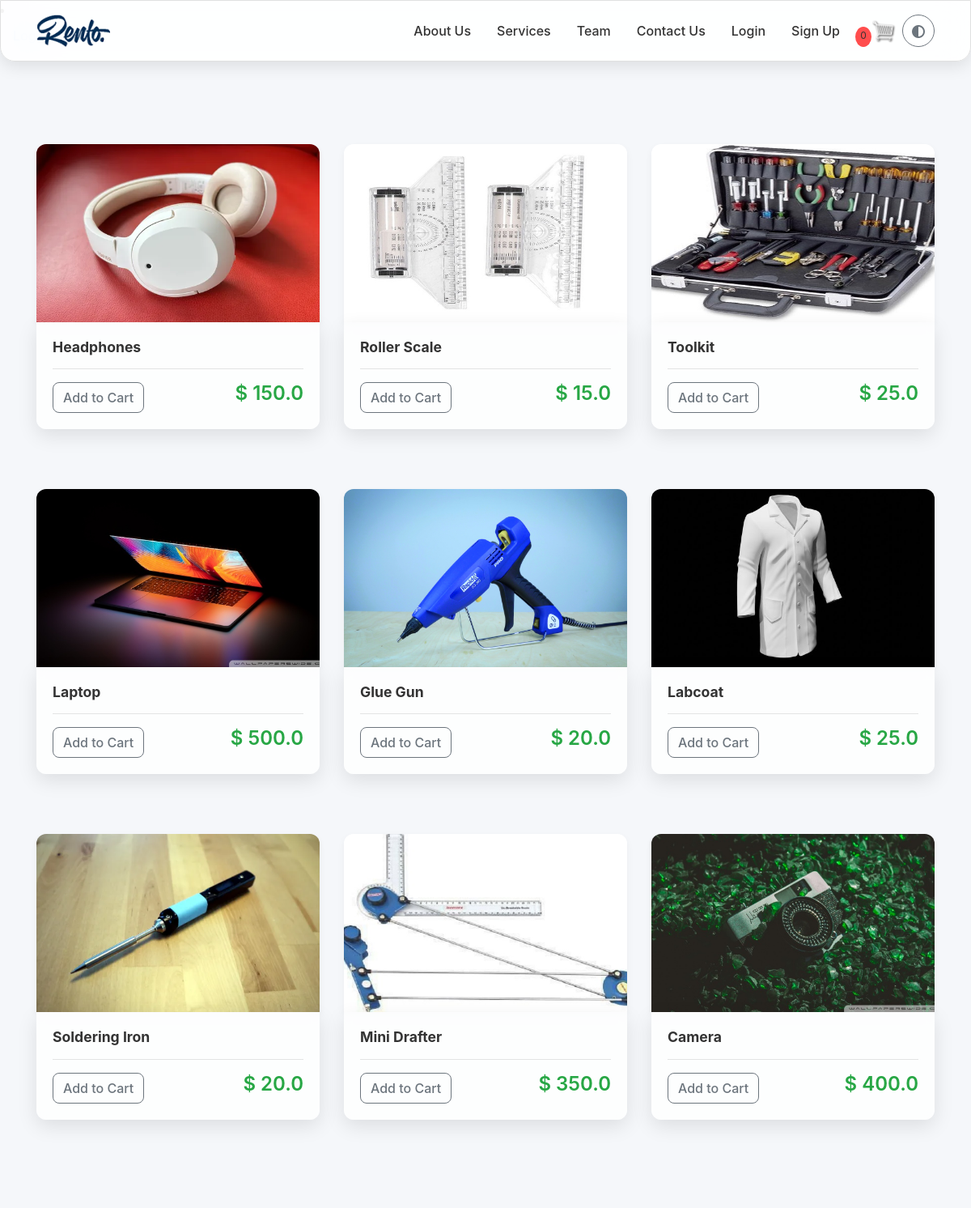
Before: / (upper part) with the older database file.
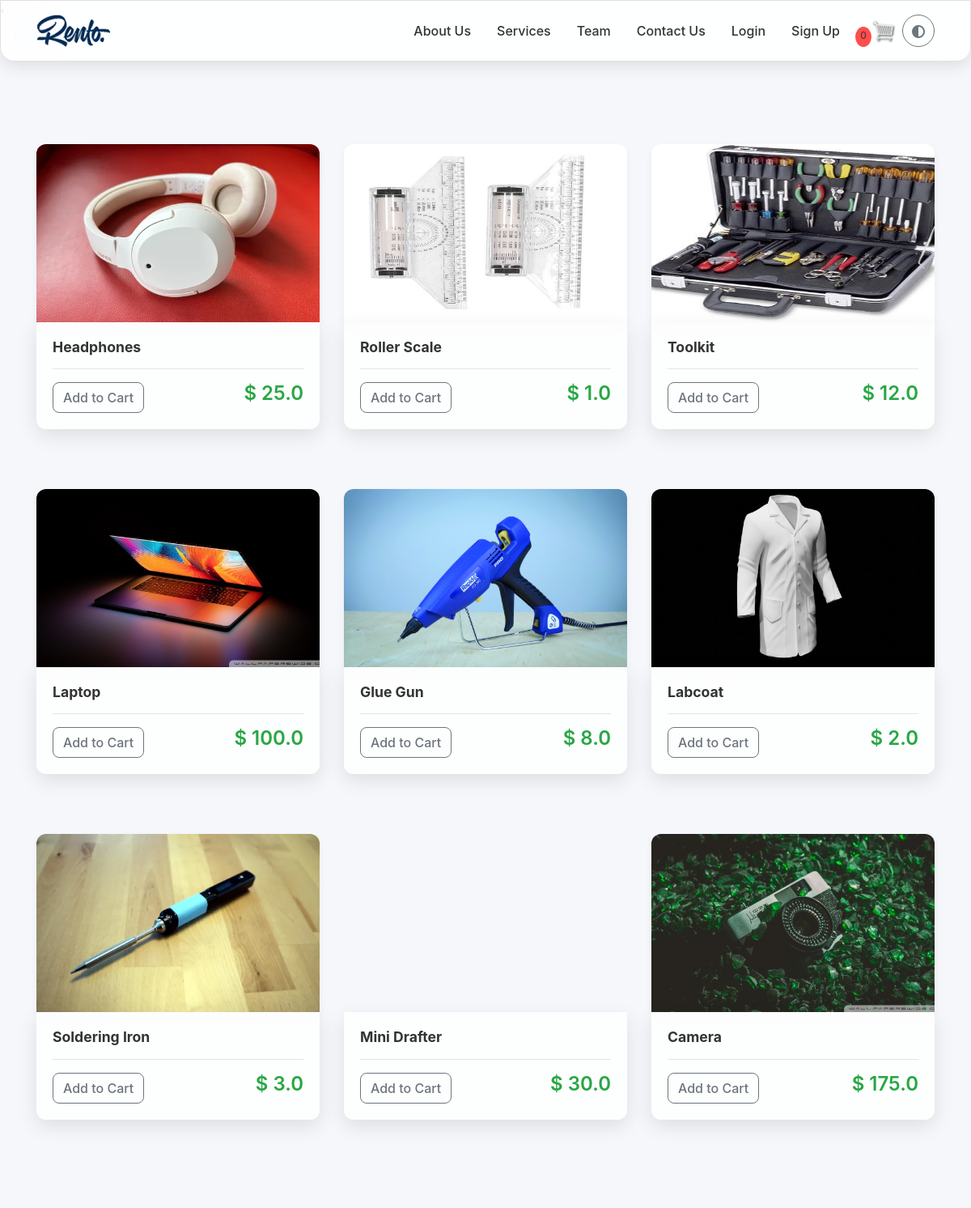
After: the same page with the newer database file.
### store/models.py (models this page shows, shortened)
class Product(models.Model):
	name = models.CharField(max_length=200)
	price = models.FloatField()
	digital = models.BooleanField(default=False,null=True, blank=True)
	image = models.ImageField(null=True, blank=True)
	@property
	def imageURL(self):
		try:
			url = self.image.url
		except:
			url = ''
		return url

### store/views.py (the view)
# urls.py: path('', include('store.urls')),
def store(request):
    print("User:", request.user)
    print("Is authenticated:", request.user.is_authenticated)
    data = cartData(request)
    cartItems = data['cartItems']
    order = data['order']
    items = data['items']
    products = Product.objects.all()
    context = {'products': products, 'cartItems': cartItems}
    return render(request, 'store/store.html', context)

### store/utils.py (called while the page is built, shortened)
def cookieCart(request):
	try:
		cart = json.loads(request.COOKIES['cart'])
	except:
		cart = {}
		print('CART:', cart)
	items = []
	order = {'get_cart_total':0, 'get_cart_items':0, 'shipping':False}
	cartItems = order['get_cart_items']
	return {'cartItems':cartItems ,'order':order, 'items':items}

def cartData(request):
	if request.user.is_authenticated:
		customer = request.user.customer
		order, created = Order.objects.get_or_create(customer=customer, complete=False)
		items = order.orderitem_set.all()
		cartItems = order.get_cart_items
	else:
		cookieData = cookieCart(request)
		cartItems = cookieData['cartItems']
		order = cookieData['order']
		items = cookieData['items']
	return {'cartItems':cartItems ,'order':order, 'items':items}

### store/templates/store/store.html (shortened to what this page needs)
{% extends 'store/main.html' %}
{% load static %}
{% block content %}
<div class="row">
	{% for product in products %}
	<div class="col-lg-4 col-md-6 mb-4 d-flex align-items-stretch">
		<div class="w-100">
			<img class="thumbnail" src="{{ product.imageURL }}">
			<div class="box-element product">
				<h6><strong>{{ product.name }}</strong></h6>
				<hr>
				<button data-product="{{ product.id }}" data-action="add" class="btn btn-outline-secondary add-btn update-cart">
					Add to Cart
				</button>
				<h4 style="display: inline-block; float: right"><strong>$ {{ product.price }}</strong></h4>
			</div>
		</div>
	</div>
	{% endfor %}
</div>
{% endblock content %}

### store/templates/store/main.html (shortened to what this page needs)
<!DOCTYPE html>
{% load static %}
{% if request.user.is_authenticated %}
  <li class="nav-item">
    <a class="nav-link" href="{% url 'logout' %}">Logout</a>
  </li>
{% else %}
  <li class="nav-item">
    <a class="nav-link" href="{% url 'login' %}">Login</a>
  </li>
{% endif %}
<html>
<head>
	<link rel="stylesheet" href="https://stackpath.bootstrapcdn.com/bootstrap/4.4.1/css/bootstrap.min.css">
	<link rel="stylesheet" type="text/css" href="{% static 'css/main.css' %}">
	<link rel="stylesheet" href="https://cdnjs.cloudflare.com/ajax/libs/font-awesome/6.5.0/css/all.min.css">
</head>
<body>
	<nav class="navbar navbar-expand-lg navbar-glass fixed-top">
  <div class="container">
    <a class="navbar-brand d-flex align-items-center" href="{% url 'store' %}">
      <img id="logo" src="{% static 'images/logo.png' %}" alt="Rento Logo" />
    </a>
    <div class="collapse navbar-collapse" id="navbarContent">
      <ul class="navbar-nav ml-auto">
        <li class="nav-item"><a class="nav-link" href="#about">About Us</a></li>
        <li class="nav-item"><a class="nav-link" href="#services">Services</a></li>
        <li class="nav-item"><a class="nav-link" href="#team">Team</a></li>
        <li class="nav-item"><a class="nav-link" href="#contact">Contact Us</a></li>
        {% if request.user.is_authenticated %}
          <li class="nav-item">
            <a class="nav-link" href="#" style="font-weight: 500; color: var(--text-color);">
              Welcome, {{ request.user.username }}
            </a>
          </li>
          <li class="nav-item">
            <a class="nav-link" href="{% url 'logout' %}">Logout</a>
          </li>
        {% else %}
          <li class="nav-item">
            <a class="nav-link" href="{% url 'login' %}">Login</a>
          </li>
          <li class="nav-item">
            <a class="nav-link" href="{% url 'signup' %}">Sign Up</a>
          </li>
        {% endif %}
      </ul>
      <div class="ml-lg-3 d-flex align-items-center">
        <a href="{% url 'cart' %}" class="position-relative d-flex align-items-center">
          <img id="cart-icon" src="{% static 'images/cart.png' %}" alt="Cart" />
          <p id="cart-total" class="mb-0 ml-1" style="color: var(--text-color);">{{ cartItems }}</p>
        </a>
        <button
          id="theme-toggle"
          class="btn btn-outline-secondary ml-2"
          style="
            border-radius: 50%;
            width: 40px;
            height: 40px;
            padding: 0;
            line-height: 40px;
            text-align: center;
          "
          aria-label="Toggle Theme"
        >
        </button>
      </div>
    </div>
  </div>
</nav>
<div style="height: 80px;"></div>
	<div class="container">
		<br>
		{% block content %}
		{% endblock content %}
	</div>
	<br><br>
</body>
</html>

### static/css/main.css (style rules this page uses)
body { background-color: hsl(0, 0%, 98%); }
h1,h2,h3,h4,h5,h6 { color:hsl(0, 0%, 30%); }
.box-element { box-shadow:hsl(0, 0%, 80%) 0 0 16px; background-color: #fff; border-radius: 4px; padding: 10px; }
.thumbnail { width: 100%; height: 200px; -webkit-box-shadow: -1px -3px 5px -2px rgba(214,214,214,1); -moz-box-shadow: -1px -3px 5px -2px rgba(214,214,214,1); box-shadow: -1px -3px 5px -2px rgba(214,214,214,1); }
.product { border-radius: 0 0 4px 4px; }
::placeholder { color: #999!important; }
#cart-icon { width:25px; display: inline-block; margin-left: 15px; }
#cart-total { display: block; text-align: center; color:#fff; background-color: red; width: 20px; height: 25px; border-radius: 50%; font-size: 14px; }
.col-lg-4, .col-lg-6, .col-lg-8, .col-lg-12 { margin-top: 10px; }
.btn { border-radius: 0; }

### store/templates/store/main.html (style rules this page uses)
:root { --bg-color: #f5f7fa; --card-bg: rgba(255, 255, 255, 0.9); --text-color: #333; --muted-text: #6c757d; --border-color: #e0e0e0; --primary-color: #007bff; --success-color: #28a745; --arrow-bg: #f0f0f0; --shadow: 0 4px 15px rgba(0, 0, 0, 0.1); }
body { background: var(--bg-color); color: var(--text-color); transition: background 0.3s, color 0.3s; }
.navbar-glass { background: var(--card-bg); backdrop-filter: blur(18px); -webkit-backdrop-filter: blur(18px); box-shadow: 0 6px 20px rgba(0, 0, 0, 0.1); border-radius: 0 0 18px 18px; border: 1px solid var(--border-color); padding: 0.75rem 1.5rem; transition: all 0.3s ease; }
.navbar-brand { display: flex; align-items: center; font-weight: 600; font-size: 1.25rem; color: var(--text-color) !important; text-transform: uppercase; letter-spacing: 0.5px; }
.navbar .nav-link { color: var(--text-color) !important; font-weight: 500; margin-left: 1rem; transition: all 0.3s ease; position: relative; }
.navbar .nav-link::after { content: ''; position: absolute; width: 0; height: 2px; bottom: -5px; left: 0; background-color: var(--primary-color); transition: width 0.3s; }
#logo { height: 40px; margin-right: 12px; }
#cart-icon { width: 30px; margin-left: 15px; }
#cart-total { position: absolute; top: 10px; right: 30px; background: #ff4d4d; color: var(--text-color); font-size: 12px; padding: 2px 6px; border-radius: 50%; }
#logo { height: 40px; margin-right: 10px; }

### store/templates/store/store.html (style rules this page uses)
.thumbnail { width: 100%; height: 220px; object-fit: cover; border-radius: 12px 12px 0 0; box-shadow: 0 4px 10px rgba(0, 0, 0, 0.05); transition: transform 0.3s ease; }
.box-element.product { background: rgba(255, 255, 255, 0.8); backdrop-filter: blur(6px); -webkit-backdrop-filter: blur(6px); box-shadow: 0 8px 24px rgba(0, 0, 0, 0.1); padding: 20px; border-radius: 0 0 12px 12px; transition: all 0.3s ease; margin-bottom: 40px; }
.add-btn { border-radius: 8px; font-weight: 500; transition: all 0.2s ease; }
h6 strong { font-size: 1.1rem; color: #333; }
h4 strong { color: #28a745; font-weight: 600; }

Changed rows visible on the page:
changed Product "Headphones": price "150.0" → "25.0"
changed Product "Roller Scale": price "15.0" → "1.0"
changed Product "Toolkit": price "25.0" → "12.0"
changed Product "Laptop": price "500.0" → "100.0"
changed Product "Glue Gun": price "20.0" → "8.0"
changed Product "Labcoat": price "25.0" → "2.0"
changed Product "Soldering Iron": price "20.0" → "3.0"
changed Product "Mini Drafter": price "350.0" → "30.0"
changed Product "Camera": price "400.0" → "175.0"
